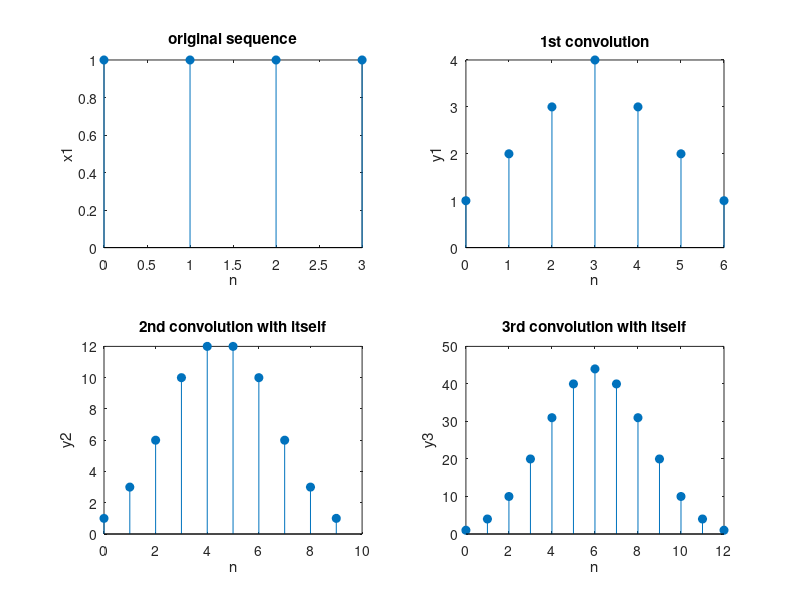

Here is the MATLAB script that generated this plot: (Note: this script raises an error after producing the figure.)
n = 0:3;
x1 = (n >= 0 & n <= 3);

y1 = conv(x1, x1);

y2 = conv(y1, x1);

y3=conv(y2,x1);

subplot(2, 2, 1);
stem(n, x1, 'filled');
title('original sequence');
xlabel('n');
ylabel('x1');

subplot(2, 2, 2);
stem(0:length(y1)-1, y1, 'filled'); 
title('1st convolution');
xlabel('n');
ylabel('y1');

subplot(2, 2, 3);
stem(0:length(y2)-1, y2, 'filled'); 
title('2nd convolution with itself');
xlabel('n');
ylabel('y2');

subplot(2, 2, 4);
stem(0:length(y3)-1, y3, 'filled'); 
title('3rd convolution with itself');
xlabel('n');
ylabel('y3');
sgtitle("repeated convolution by itself");
